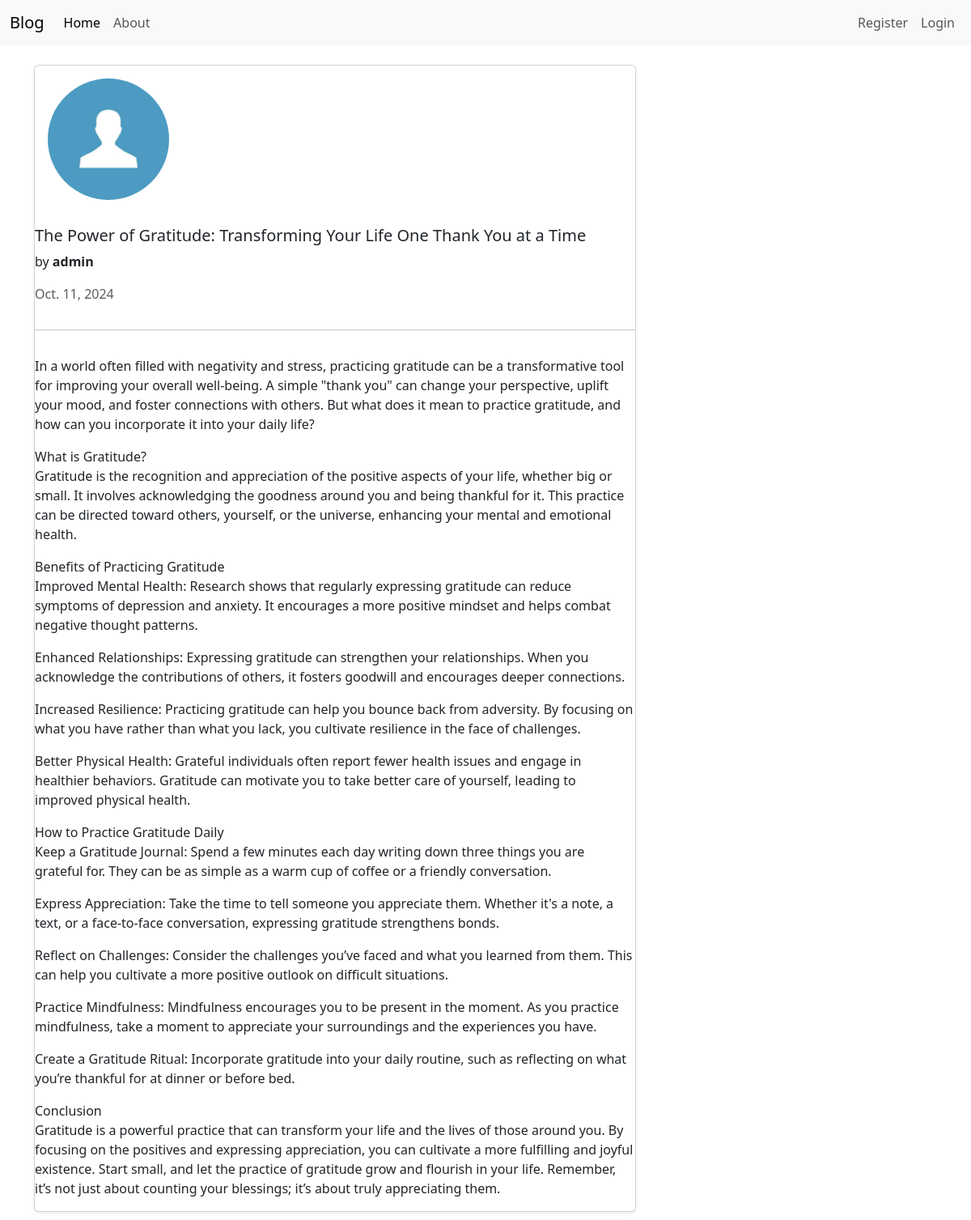
The app's page /blogdetail/7/ with its own data.
### blogmain/models.py (models this page shows, shortened)
class blogs(models.Model):
    user = models.ForeignKey(User, on_delete=models.CASCADE, null=True)
    title = models.CharField(max_length= 100)
    post = models.TextField()
    date_created = models.DateField(auto_now_add=True)

### user/models.py (models this page shows, shortened)
class profile(models.Model):
    user = models.OneToOneField(User, on_delete=models.CASCADE)
    image = models.ImageField(default="default.jpg", upload_to='profile_pics')

### blogmain/views.py (the view)
# urls.py: path('blogdetail/<int:pk>/', blogDetail.as_view(), name = "detail"),
class blogDetail(DetailView):
    model = blogs

### blogmain/templates/blogmain/blogs_detail.html (shortened to what this page needs)
{% extends "blogmain/base.html" %}
{% block content %}
<div class="container mt-4">
    <div class="col-md-8 mb-4">
        <div class="card shadow-sm">
            <div class="card-body">
                <img src="{{ object.user.profile.image.url }}" alt="Profile Picture" class="rounded-circle img-fluid mb-3" style="width: 150px;">
                </div>
                <h5 class="card-title">{{ object.title }}</h5>
                <p class="card-text">by <strong>{{ object.user.username }}</strong></p>
                <p class="card-text text-muted">{{ object.date_created }}</p>
                <hr>
                <div class="post-content">
                    <p>{{ object.post|linebreaks }}</p>
                </div>
            </div>
        </div>
    </div>
{% endblock %}

### records on screen
blogs: user.profile.image (placeholder picture), title "The Power of Gratitude: Transforming Your Life One Thank You at a Time", user.username "admin", date_created "Oct. 11, 2024", post "In a world often filled with negativity and stress, practicing gratitude can be a transformative tool for improving your overall well-being. A simple \"thank you\" can change your perspective, uplift your mood, and foster connections with others. But what does it mean to practice gratitude, and how can you incorporate it into your daily life? What is Gratitude? Gratitude is the recognition and appreciation of the positive aspects of your life, whether big or small. It involves acknowledging the goodness around you and being thankful for it. This practice can be directed toward others, yourself, or the universe, enhancing your mental and emotional health. Benefits of Practicing Gratitude…"
